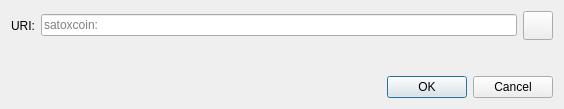
<?xml version="1.0" encoding="UTF-8"?>
<ui version="4.0">
 <class>OpenURIDialog</class>
 <widget class="QDialog" name="OpenURIDialog">
  <property name="geometry">
   <rect>
    <x>0</x>
    <y>0</y>
    <width>564</width>
    <height>109</height>
   </rect>
  </property>
  <property name="windowTitle">
   <string>Open satoxcoin URI</string>
  </property>
  <layout class="QVBoxLayout" name="verticalLayout">
   <item>
    <layout class="QHBoxLayout" name="horizontalLayout">
     <item>
      <widget class="QLabel" name="label">
       <property name="text">
        <string>URI:</string>
       </property>
      </widget>
     </item>
     <item>
      <widget class="QValidatedLineEdit" name="uriEdit">
       <property name="placeholderText">
        <string notr="true">satoxcoin:</string>
       </property>
      </widget>
     </item>
     <item>
      <widget class="QToolButton" name="pasteButton">
       <property name="toolTip">
        <string extracomment="Tooltip text for button that allows you to paste an address that is in your clipboard.">Paste address from clipboard</string>
       </property>
       <property name="text">
        <string/>
       </property>
       <property name="icon">
        <iconset resource="../satoxcoin.qrc">
         <normaloff>:/icons/editpaste</normaloff>:/icons/editpaste
        </iconset>
       </property>
       <property name="iconSize">
        <size>
         <width>22</width>
         <height>22</height>
        </size>
       </property>
      </widget>
     </item>
    </layout>
   </item>
   <item>
    <spacer name="verticalSpacer">
     <property name="orientation">
      <enum>Qt::Vertical</enum>
     </property>
     <property name="sizeHint" stdset="0">
      <size>
       <width>20</width>
       <height>40</height>
      </size>
     </property>
    </spacer>
   </item>
   <item>
    <widget class="QDialogButtonBox" name="buttonBox">
     <property name="orientation">
      <enum>Qt::Horizontal</enum>
     </property>
     <property name="standardButtons">
      <set>QDialogButtonBox::Cancel|QDialogButtonBox::Ok</set>
     </property>
    </widget>
   </item>
  </layout>
 </widget>
 <customwidgets>
  <customwidget>
   <class>QValidatedLineEdit</class>
   <extends>QLineEdit</extends>
   <header>qt/qvalidatedlineedit.h</header>
  </customwidget>
 </customwidgets>
 <resources/>
 <connections>
  <connection>
   <sender>buttonBox</sender>
   <signal>accepted()</signal>
   <receiver>OpenURIDialog</receiver>
   <slot>accept()</slot>
   <hints>
    <hint type="sourcelabel">
     <x>248</x>
     <y>254</y>
    </hint>
    <hint type="destinationlabel">
     <x>157</x>
     <y>274</y>
    </hint>
   </hints>
  </connection>
  <connection>
   <sender>buttonBox</sender>
   <signal>rejected()</signal>
   <receiver>OpenURIDialog</receiver>
   <slot>reject()</slot>
   <hints>
    <hint type="sourcelabel">
     <x>316</x>
     <y>260</y>
    </hint>
    <hint type="destinationlabel">
     <x>286</x>
     <y>274</y>
    </hint>
   </hints>
  </connection>
 </connections>
</ui>
